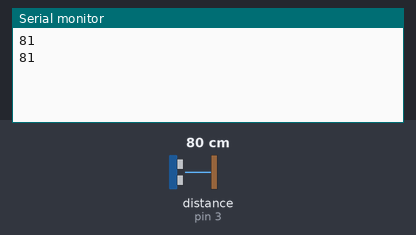
Bench run of a sketch on a simulated Arduino Uno, built with avr-gcc and run on an emulated ATmega328P. Shown: the last lines printed to the serial monitor. The test bench sets the inputs (shaded band); at power-on: distance to the obstacle (sensor on pin 3) 80 cm. The echo pulse lasts 58.3 µs per cm.

Above: at 4.8 s.
4.9 s: distance to the obstacle (sensor on pin 3) set to 2 cm
At 6.7 s:
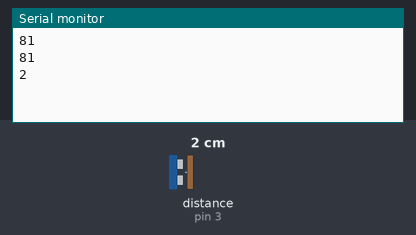
7.9 s: distance to the obstacle (sensor on pin 3) set to 4 cm
At 9.5 s:
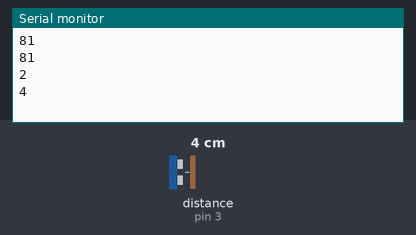
Timing chart, 0 to 11.0 s (numbered marks = the images above; inputs shaded):
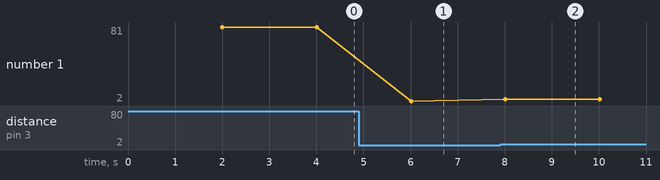

The sketch:

son.ino
```cpp
// Arduino code to read data from HC-SR04

#include <NewPing.h>

#define TRIGGER_PIN 2
#define ECHO_PIN 3

NewPing sonar(TRIGGER_PIN, ECHO_PIN);
int distance;

void setup() {
  Serial.begin(9600);
}

void loop() {
  delay(2000); // Add delay for stability
  distance = sonar.ping_cm(); // Get distance in cm
  Serial.println(distance); // Send distance data to Raspberry Pi via Serial
}
```

Measured:
- after the input at 4.9 s, the serial monitor: prints a new line after 1.1 s (image 1)
- after the input at 7.9 s, the serial monitor: prints a new line after 0.11 s (image 2)
- plotted number 1: 81 → 2 after the input at 4.9 s, 2 → 4 after the input at 7.9 s
